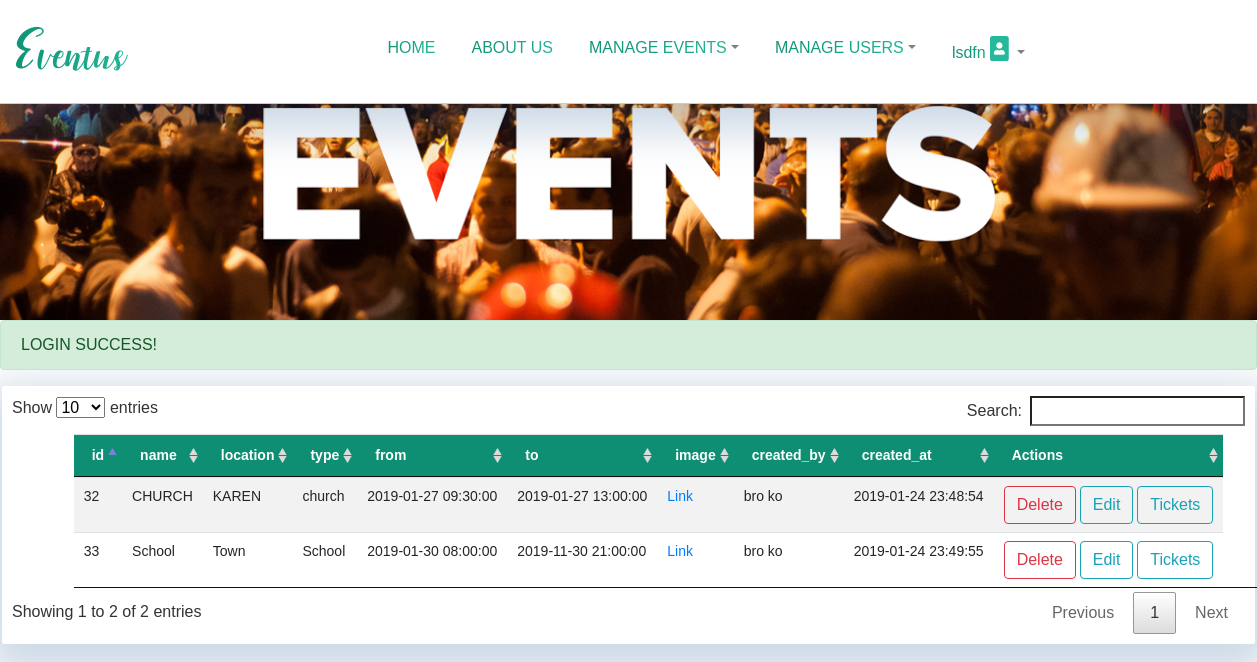
Screenshot of /display_events.php (signed in) with the database file from the repository.
### tables this page shows
CREATE TABLE IF NOT EXISTS `events` (
  `id` int(100) NOT NULL AUTO_INCREMENT COMMENT 'event id',
  `name` varchar(100) NOT NULL COMMENT 'event name',
  `location` varchar(255) NOT NULL COMMENT 'event locale',
  `type` varchar(100) NOT NULL,
  `from` datetime NOT NULL COMMENT 'start date/time',
  `to` datetime NOT NULL COMMENT 'stop date/time',
  `image` varchar(255) DEFAULT NULL,
  `admin_id` int(100) NOT NULL,
  `created_at` timestamp NOT NULL DEFAULT CURRENT_TIMESTAMP,
  `updated_at` timestamp NOT NULL DEFAULT '0000-00-00 00:00:00' ON UPDATE CURRENT_TIMESTAMP,
  PRIMARY KEY (`id`),
  UNIQUE KEY `unique timestamps` (`created_at`,`updated_at`),
  KEY `admin_id` (`admin_id`)
);

### classes/events.php (called while the page is built, shortened)
<?php
require_once 'db.php';
class Events
{
    private $id;
    private $name;
    private $location;
    private $type;
    private $from;
    private $to;
    private $image;
    private $created_by;
    private $created_at;
    public function getId()
    {
        return $this->id;
    }
    public function getName()
    {
        return $this->name;
    }
    public function getLocation()
    {
        return $this->location;
    }
    public function getType()
    {
        return $this->type;
    }
    public function getFrom()
    {
        return $this->from;
    }
    public function getTo()
    {
        return $this->to;
    }
    public function getImage()
    {
        return $this->image;
    }
    public function getCreatedBy()
    {
        return $this->created_by;
    }
    public function getCreatedAt()
    {
        return $this->created_at;
    }
}

### display_events.php (the view, shortened to what this page needs)
<?php
require_once './initialize.php';
require_once './classes/events.php';
require_once './header_main.php';
$db = new dataBase();
$sql = "SELECT e.`id`, e.`name`,e.`location`,e.`type`,e.`from`,e.`to`,e.`image`,concat_ws(' ',user.`fname`,user.`lname`)
                as `created_by`, e.`created_at`
                FROM project_eventus.events e
                INNER JOIN project_eventus.user on e.`admin_id` = user.`id`";
$events = $db->setSql($sql)->getResults('Events');
echo '<tbody>';
foreach ($events as $event) {
    echo '<tr>
                     <td class="id-cell">' . $event->getId() . '</td>
                     <td class="name-cell">' . $event->getName() . '</td>
                     <td>' . $event->getLocation() . '</td>
                     <td>' . $event->getType() . '</td>
                     <td>' . $event->getFrom() . '</td>
                     <td>' . $event->getTo() . '</td>
                     <td>' . displayImage($event->getImage()) . '</td>
                     <td>' . $event->getCreatedBy() . '</td>
                     <td>' . $event->getCreatedAt() . '</td>
                     <td><a role="button" class="btn btn-outline-danger" href="#deleteModal" data-toggle="modal" aria-controls="deleteModal" class="btn btn-outline-danger">Delete</a>
                         <a role="button" href="edit_event.php?id='.$event->getId().'" class="btn btn-outline-info" >Edit</a>
                         <a role="button" href="display_tickets.php?id='.$event->getId().'" class="btn btn-outline-info">Tickets</a>
                     </td>
                 </tr>';
}
echo '</tbody></table></div>';
?>

### functions.php (shortened to what this page needs)
<?php
function displayImage($image){
    if (!empty($image)){
        $image='<a href=./assets/images/'.$image.'>Link</a>';
    }else{
        $image ='NONE';
    }
    return $image;
}

### css/main.css (style rules this page uses)
body { background-size: cover; font-family: Montserrat, sans-serif; }

### rows the page displays
events: id "32", name "CHURCH", location "KAREN", type "church", from "2019-01-27 09:30:00", to "2019-01-27 13:00:00", CreatedBy "bro ko", created_at "2019-01-24 23:48:54"
events: id "33", name "School", location "Town", type "School", from "2019-01-30 08:00:00", to "2019-11-30 21:00:00", CreatedBy "bro ko", created_at "2019-01-24 23:49:55"

### other values shown
$_SESSION['fname'] "lsdfn"
$_SESSION['message'] "LOGIN SUCCESS!"
$field "id"
$field "name"
$field "location"
$field "type"
$field "from"
$field "to"
$field "image"
$field "created_by"
$field "created_at"
